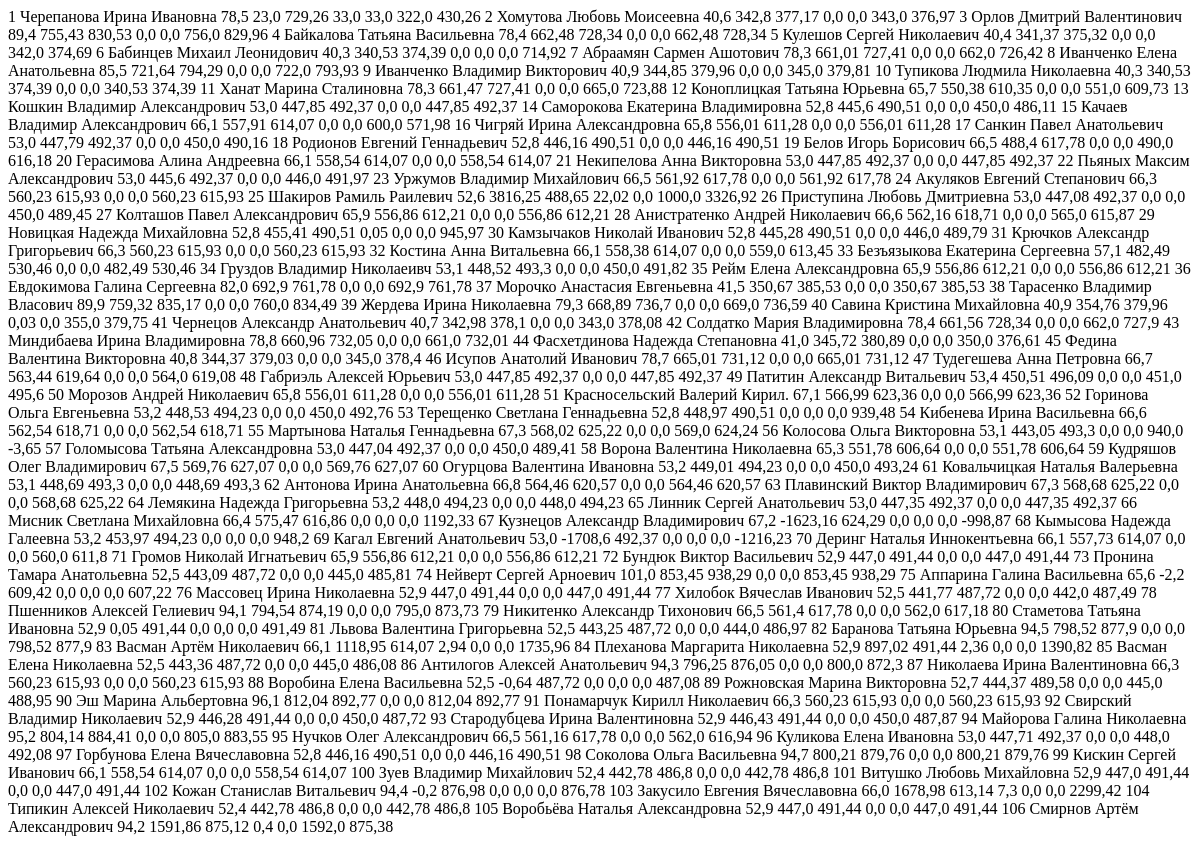
The page /repair/list/ on the database as committed earlier.
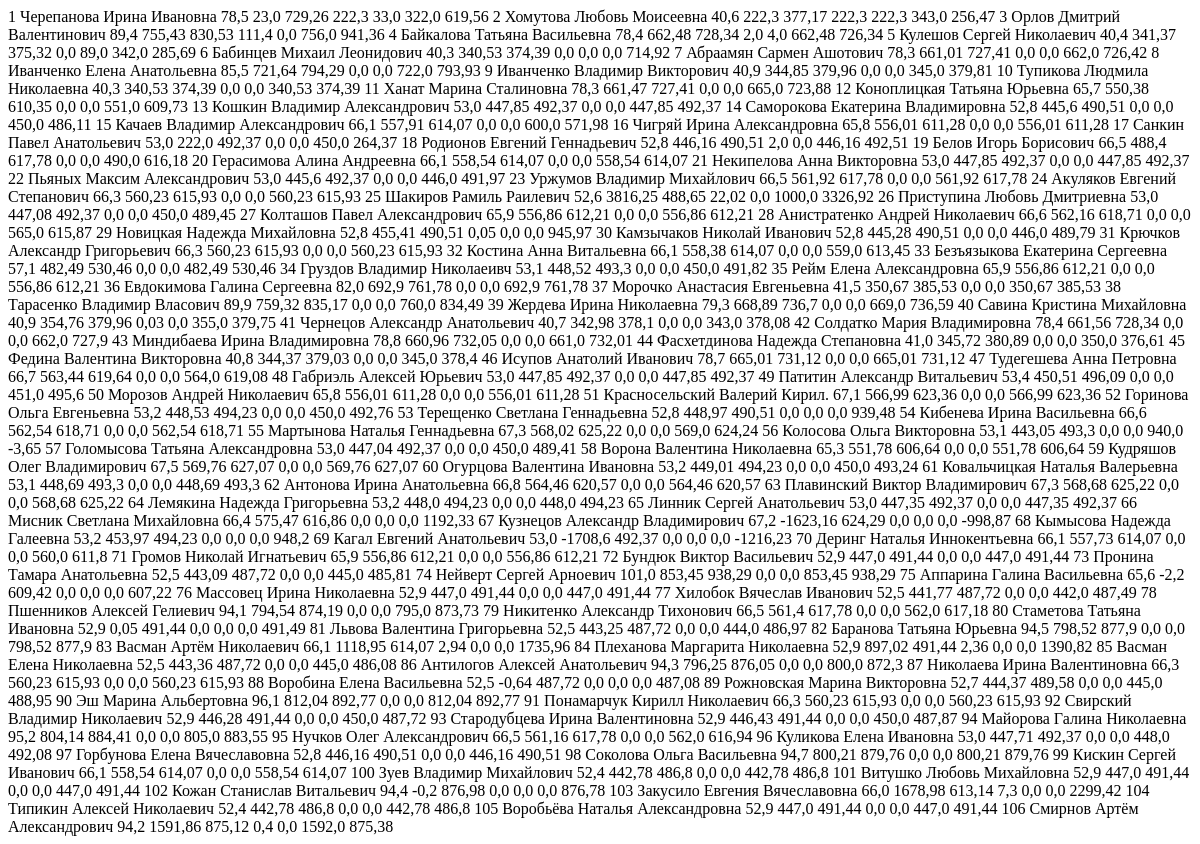
The same page on the database as committed later.
### repair/models.py (models this page shows)
class CapitalRepair(models.Model):
    debt = models.FloatField(null=True, blank=True)
    fine = models.FloatField(null=True, blank=True)
    paid = models.FloatField(null=True, blank=True)
    recalculation = models.FloatField(null=True, blank=True)
    serialNumber = models.ForeignKey(to=Apartment, on_delete=models.CASCADE)
    def accrued(self):
        apartment_detail = ApartmentDetail.objects.get(serialNumber=self.serialNumber)
        tariff = Tariff.objects.get(id=apartment_detail.tariff_id)
        return round(apartment_detail.totalArea * tariff.capital_repair, 2)
    def total(self):
        total = self.accrued() + self.debt + self.fine - self.paid - self.recalculation
        return round(total, 2)

### main/models.py (models this page shows, shortened)
class Apartment(models.Model):
    owner = models.CharField(max_length=200)
    serialNumber = models.IntegerField()

class ApartmentDetail(models.Model):
    registredQt = models.IntegerField()
    livedQt = models.IntegerField()
    totalArea = models.FloatField()
    personalAccount = models.IntegerField()
    serialNumber = models.ForeignKey(to=Apartment, on_delete=models.CASCADE)
    tariff = models.ForeignKey(to=Tariff, on_delete=models.DO_NOTHING, null=True, blank=True)
    account_number = models.CharField(max_length=200)

### tariff/models.py (models this page shows, shortened)
class Tariff(models.Model):
    name = models.CharField(max_length=200)
    maintenance = models.FloatField(null=True, blank=True)
    heating = models.FloatField(null=True, blank=True)
    heating_rub = models.FloatField(null=True, blank=True)
    hot_water = models.FloatField(null=True, blank=True)
    hot_water_odn = models.FloatField(null=True, blank=True)
    cold_water = models.FloatField(null=True, blank=True)
    cold_water_odn = models.FloatField(null=True, blank=True)
    sewage = models.FloatField(null=True, blank=True)
    sewage_odn = models.FloatField(null=True, blank=True)
    solid_waste = models.FloatField(null=True, blank=True)
    electricity = models.FloatField(null=True, blank=True)
    lift = models.FloatField(null=True, blank=True)
    electricity_odn = models.FloatField(null=True, blank=True)
    capital_repair = models.FloatField(null=True, blank=True, default=0)
    class Meta:
        verbose_name = 'tariff'
        verbose_name_plural = 'tariffs'

### repair/views.py (the view)
# urls.py: path('list/', repair_list, name='repair_list'),
def repair_list(request):
    return render(request, 'repair/repair_list.html', {
        'repairs': CapitalRepair.objects.all(),
        'apartments': Apartment.objects.all(),
        'details': ApartmentDetail.objects.all(),
    })

### repair/templates/repair/repair_list.html
{% for apartment in apartments %}
    {% for repair in apartment.capitalrepair_set.all %}
<tr hx-get="{% url 'repair:edit_repair' pk=repair.pk %}" hx-target="#dialog" style="cursor:pointer;">
    {% endfor %}
    <td>
        <span class="apartment-nomer">{{ apartment.serialNumber }}</span>
    </td>
    <td>
        <span class="apartment-owner">{{ apartment.owner }}</span>
    </td>
    {% for detail in apartment.apartmentdetail_set.all %}
        <td>{{ detail.totalArea }}</td>
    {% endfor %}
    {% for repair in apartment.capitalrepair_set.all %}
        <td>{{ repair.debt }}</td>
        <td>{{ repair.accrued }}</td>
        <td>{{ repair.fine }}</td>
        <td>{{ repair.recalculation }}</td>
        <td>{{ repair.paid }}</td>
        <td>{{ repair.total }}</td>
    {% endfor %}
</tr>
{% endfor %}

Rows that differ between the two databases and show on the page:
changed CapitalRepair (number 1 of 106 on the later page): fine "33,0" → "222,3"; total "430,26" → "619,56"
changed CapitalRepair (number 2 of 106 on the later page): debt "342,8" → "222,3"; fine "0,0" → "222,3"; recalculation "0,0" → "222,3"; total "376,97" → "256,47"
changed CapitalRepair (number 3 of 106 on the later page): fine "0,0" → "111,4"; total "829,96" → "941,36"
changed CapitalRepair (number 4 of 106 on the later page): fine "0,0" → "2,0"; recalculation "0,0" → "4,0"; total "728,34" → "726,34"
changed CapitalRepair (number 5 of 106 on the later page): recalculation "0,0" → "89,0"; total "374,69" → "285,69"
changed CapitalRepair (number 17 of 106 on the later page): debt "447,79" → "222,0"; total "490,16" → "264,37"
changed CapitalRepair (number 18 of 106 on the later page): fine "0,0" → "2,0"; total "490,51" → "492,51"
